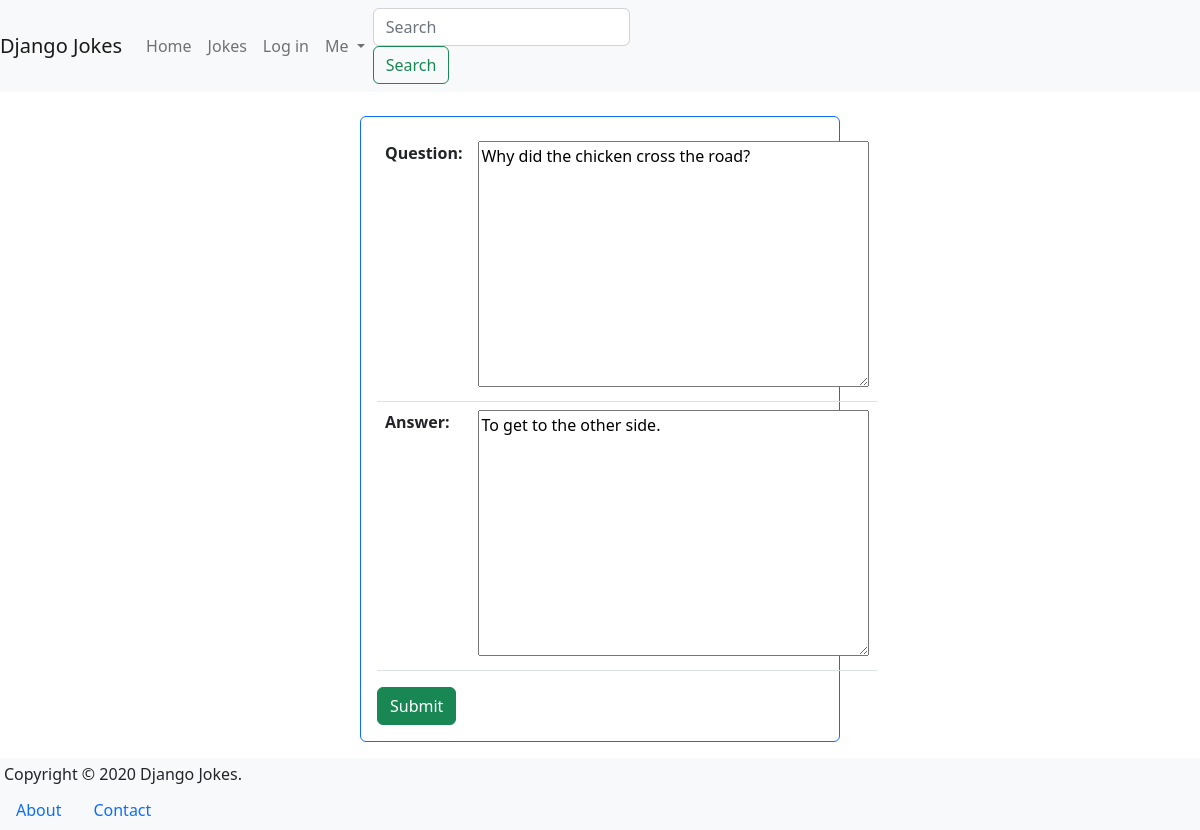
The app's page /jokes/joke/1/update/ with its own data.
### jokes/models.py (models this page shows, shortened)
class Joke(models.Model):
 question = models.TextField(max_length=200)
 answer = models.TextField(max_length=100, blank=True)
 created = models.DateTimeField(auto_now_add=True)
 updated = models.DateTimeField(auto_now=True)

### jokes/views.py (the view)
# urls.py: path('joke/<int:pk>/update/', JokeUpdateView.as_view(), name='update'),
class JokeUpdateView(UpdateView):
    model = Joke
    fields = ['question', 'answer']

### templates/jokes/joke_form.html (shortened to what this page needs)
{% extends "_base.html" %}
{% block main %}
    <div class="card border-primary m-auto mb-3 p-3"
        style="max-width: 30rem">
        <form method="post">
            <table class="table">
                {{ form.as_table }}
            </table>
            <button class="btn btn-success float-right">Submit</button>
        </form>
    </div>
{% endblock %}

### records on screen
Joke: question "Why did the chicken cross the road?", answer "To get to the other side."
